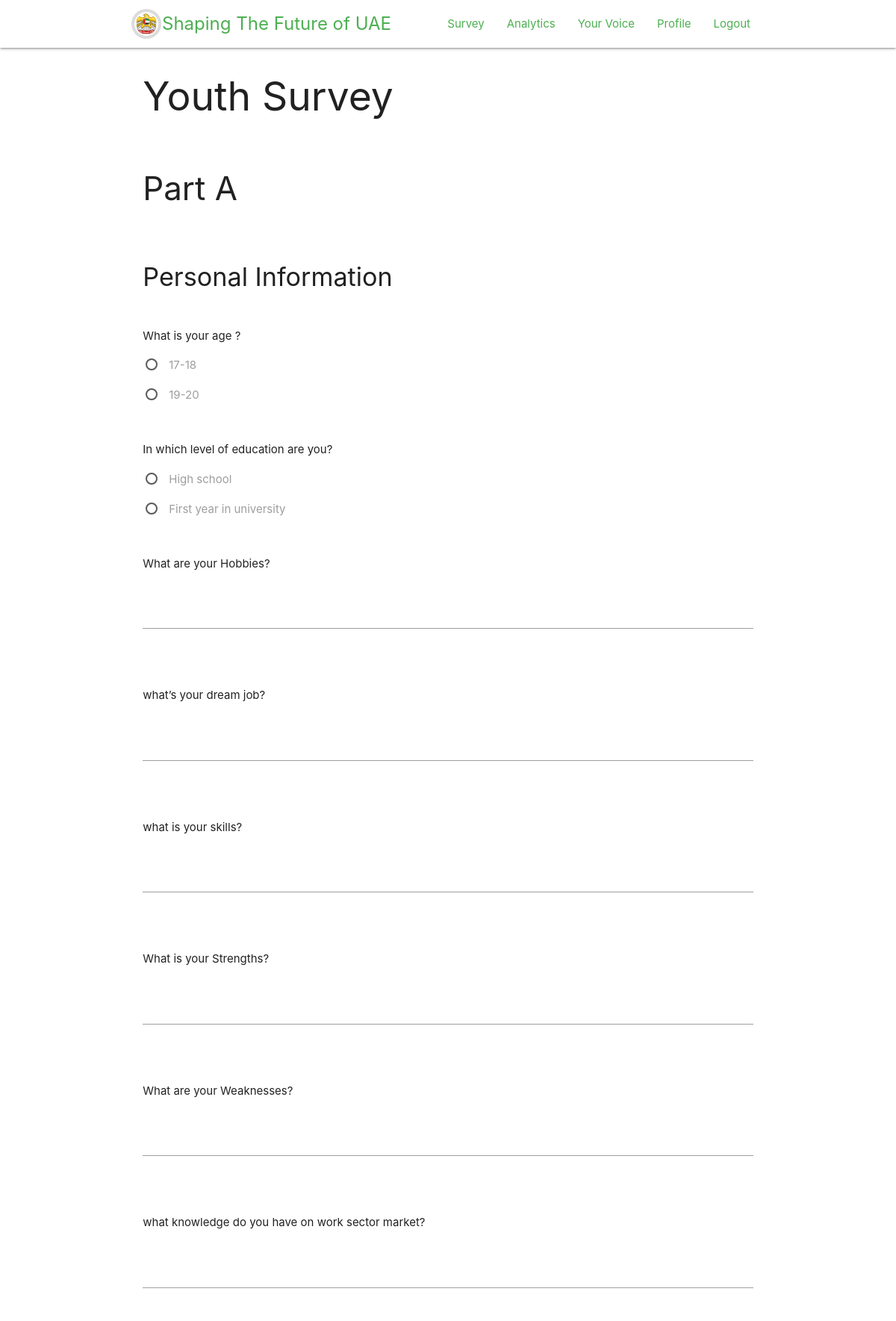
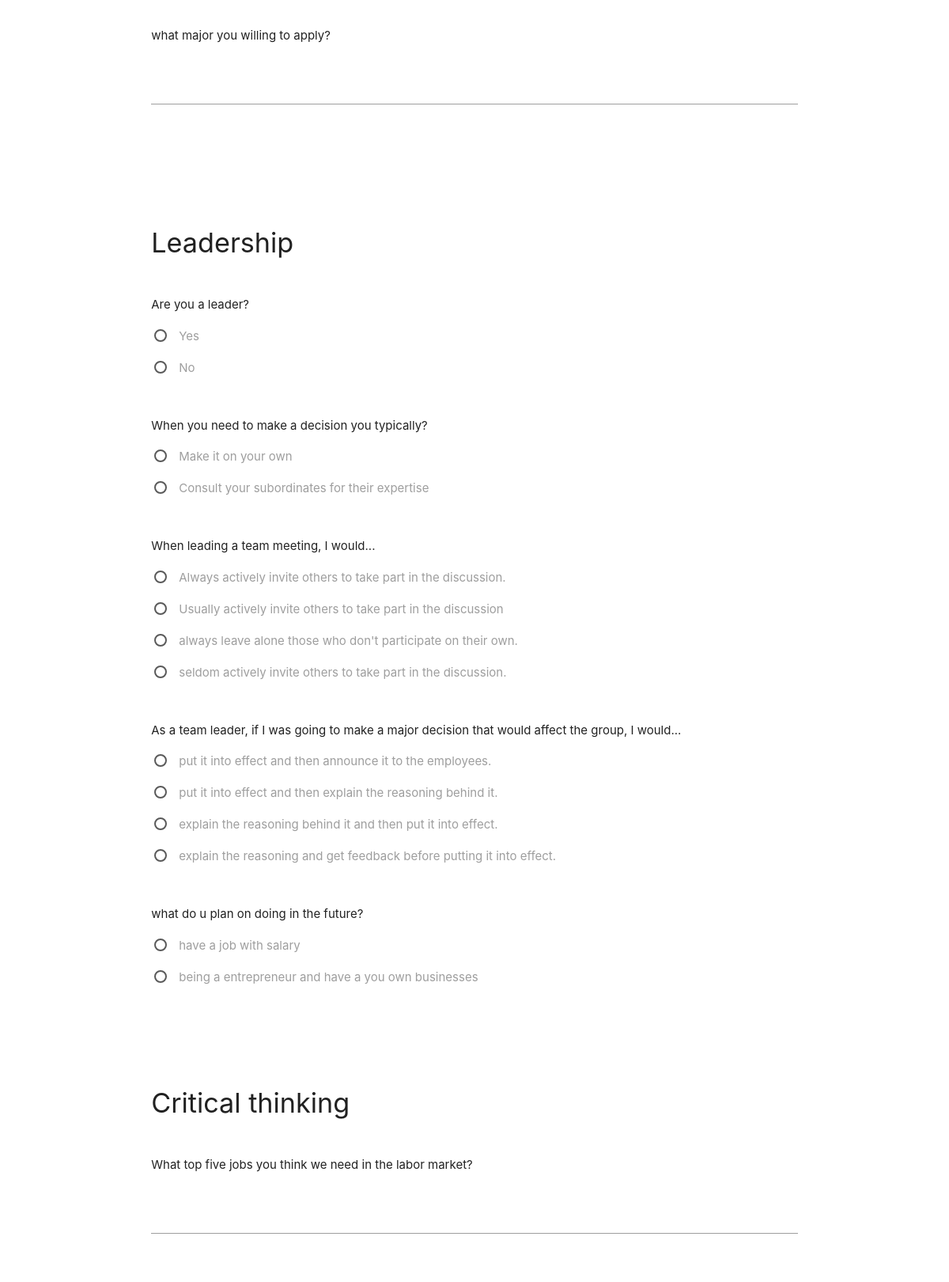
The page /survey (signed in, upper part) on the database its author committed (2 pictures, top to bottom).
### opinion_aggregator/models/survey.py (models this page shows, shortened)
class SurveyModel(models.Model):
    short_description = models.CharField(
        _('Short description of the survey, required'),
        max_length=40,
        blank=False,
        null=False,
        unique=True)
    long_description = models.CharField(
        _('Long description of the survey, optional'),
        max_length=255,
        blank=True,
        null=True)
    class Meta:
        verbose_name_plural = "Surveys"

class PartModel(models.Model):
    title = models.CharField(
        _('Name of the part, eg Part A'),
        max_length=40,
        blank=False,
        null=False)
    long_description = models.CharField(
        _('A more detailed description, e.g personal information'),
        max_length=255,
        blank=True,
        null=True)
    survey = models.ForeignKey(
        SurveyModel, related_name='parts',
        on_delete=models.CASCADE,
        null=False, blank=False)
    class Meta:
        verbose_name_plural = "Parts of a survey"
        unique_together = ('title', 'survey')

class SectionModel(models.Model):
    title = models.CharField(
        _('Title of the section: eg personal info'),
        max_length=40,
        blank=False,
        null=False)
    long_description = models.CharField(
        _('Long description of this area'),
        max_length=255,
        blank=True,
        null=True)
    part = models.ForeignKey(
        PartModel, related_name='sections',
        on_delete=models.CASCADE,
        null=False, blank=False)
    class Meta:
        verbose_name_plural = "Sections of the survey"
        unique_together = ('title', 'part')

class QuestionModel(models.Model):
    description = models.CharField(
        _('Description of the question'),
        max_length=400,
        blank=False,
        null=False)
    section = models.ForeignKey(
        SectionModel, related_name='questions',
        on_delete=models.CASCADE,
        null=False, blank=False)
    class Meta:
        verbose_name_plural = "Questions"
        unique_together = ('description', 'section')

class QuestionOptions(models.Model):
    question = models.ForeignKey(
        QuestionModel, related_name='options',
        on_delete=models.CASCADE,
        null=False, blank=False)
    option = models.ForeignKey(
        OptionModel, on_delete=models.CASCADE,
        null=False, blank=False)
    class Meta:
        verbose_name_plural = "Question Options"
    def __str__(self):
        return str(self.option)

class OptionModel(models.Model):
    description = models.CharField(
        _('An answer to a question'),
        max_length=200,
        blank=False,
        null=False)
    class Meta:
        verbose_name_plural = "Options"
    def __str__(self):
        return self.description

### opinion_aggregator/views.py (the view)
# urls.py: path('survey', views.survey, name='survey'),
@login_required(login_url="/login")
def survey(request):
    if request.method == 'POST':
        return save_response(request)
    surveys = get_surveys()
    survey_parts = get_survey_parts()
    page = request.GET.get('page', 1)
    paginator = Paginator(survey_parts, 1)
    try:
        parts = paginator.page(page)
    except PageNotAnInteger:
        parts = paginator.page(1)
    except EmptyPage:
        parts = paginator.page(paginator.num_pages)
    context = {
        'surveys': surveys,
        'parts': parts
    }
    return render(request, 'survey.html', context)

### opinion_aggregator/dao/survey.py (called while the page is built)
def get_surveys():
    return survey_models.SurveyModel.objects.all()

def get_survey_parts():
    pages = survey_models.PartModel.objects.all()
    return pages

### opinion_aggregator/templates/survey.html (shortened to what this page needs)
{% extends "base.html" %}
{% load static %}
{% block styles %}
    {{ block.super }}
    <link rel="stylesheet" type="text/css" href="{% static 'css/survey.css' %}" />
{% load static %}
{% endblock %}
{% block content %}
<div class="content">
    <div class="row">
        <div class="container">
            {% for survey in surveys %}
            <div class="row">
                <div class="col s12">
                    <h2>{{ survey.short_description }}</h2>
                </div>
            </div>
            {% for part in parts %}
            <div class="row part">
                <form method="POST">
                    <div class="row">
                        <div class="col s12"><h3>{{ part.title }}</h3></div>
                    </div>
                    {% for section in part.sections.all %}
                    <div class="row sections">
                        <div class="row section">
                            <div class="row">
                                <div class="col s12">
                                    <h4>{{ section.title }}</h4>
                                </div>
                            </div>
                            {% for question in section.questions.all %}
                            <div class="row questions">
                                <div class="question">
                                    <div class="col s12">
                                        <p>{{ question.description }}</p>
                                        {% if  question.options.all %}
                                        {% for option in question.options.all %}
                                        <p>
                                            <label>
                                                <span>{{ option }}</span>
                                            </label>
                                          </p>
                                        {% endfor %}
                                        {% else %}
                                        <div class="row">
                                            <div class="col s12">
                                                <div class="input-field">
                                                    <input type="text" name="{{question.pk}}" id="">
                                                </div>
                                            </div>
                                        </div>
                                        {% endif %}
                                    </div>
                                </div>
                            </div>
                            {% endfor %}
                        </div>
                    </div>
                    {% endfor %}
                </form>
            </div>
            {% endfor %}
            {% endfor %}
        </div>
    </div>
</div>
{% endblock %}

### opinion_aggregator/static/css/main.css (style rules this page uses)
body, html { height: 100%; }
body { display: flex; flex-direction: column; }
.content { flex: 1 0 auto; }

### rows shown on the page
SurveyModel: short_description "Youth Survey"
PartModel: title "Part A"
SectionModel: title "Personal Information"
QuestionModel: description "What is your age ?"
QuestionOptions: option.description "17-18"
QuestionOptions: option.description "19-20"
QuestionModel: description "In which level of education are you?"
QuestionOptions: option.description "High school"
QuestionOptions: option.description "First year in university"
QuestionModel: description "What are your Hobbies?"
QuestionModel: description "what’s your dream job?"
QuestionModel: description "what is your skills?"
QuestionModel: description "What is your Strengths?"
QuestionModel: description "What are your Weaknesses?"
QuestionModel: description "what knowledge do you have on work sector market?"
QuestionModel: description "what major you willing to apply?"
SectionModel: title "Leadership"
QuestionModel: description "Are you a leader?"
QuestionOptions: option.description "Yes"
QuestionOptions: option.description "No"
QuestionModel: description "When you need to make a decision you typically?"
QuestionOptions: option.description "Make it on your own"
QuestionOptions: option.description "Consult your subordinates for their expertise"
QuestionModel: description "When leading a team meeting, I would..."
QuestionOptions: option.description "Always actively invite others to take part in the discussion."
QuestionOptions: option.description "Usually actively invite others to take part in the discussion"
QuestionOptions: option.description "always leave alone those who don't participate on their own."
QuestionOptions: option.description "seldom actively invite others to take part in the discussion."
QuestionModel: description "As a team leader, if I was going to make a major decision that would affect the group, I would..."
QuestionOptions: option.description "put it into effect and then announce it to the employees."
QuestionOptions: option.description "put it into effect and then explain the reasoning behind it."
QuestionOptions: option.description "explain the reasoning behind it and then put it into effect."
QuestionOptions: option.description "explain the reasoning and get feedback before putting it into effect."
QuestionModel: description "what do u plan on doing in the future?"
QuestionOptions: option.description "have a job with salary"
QuestionOptions: option.description "being a entrepreneur and have a you own businesses"
SectionModel: title "Critical thinking"
QuestionModel: description "What top five jobs you think we need in the labor market?"
